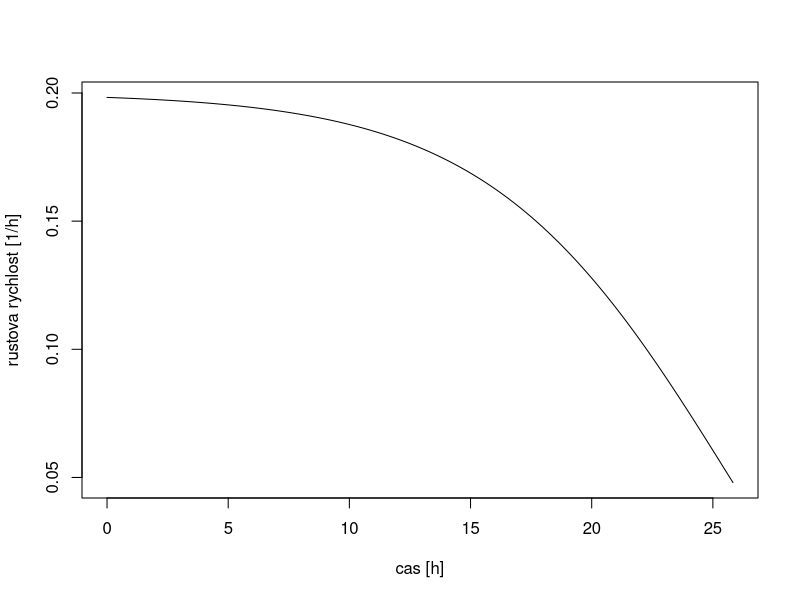
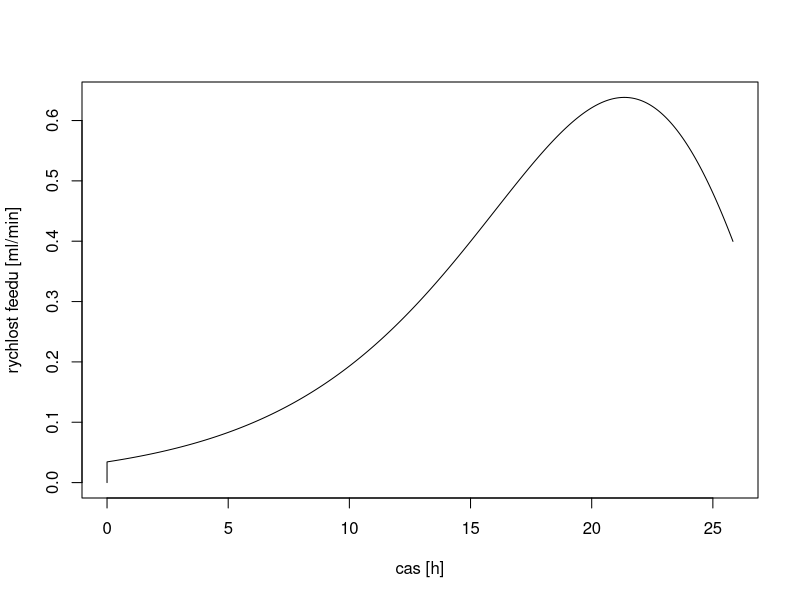
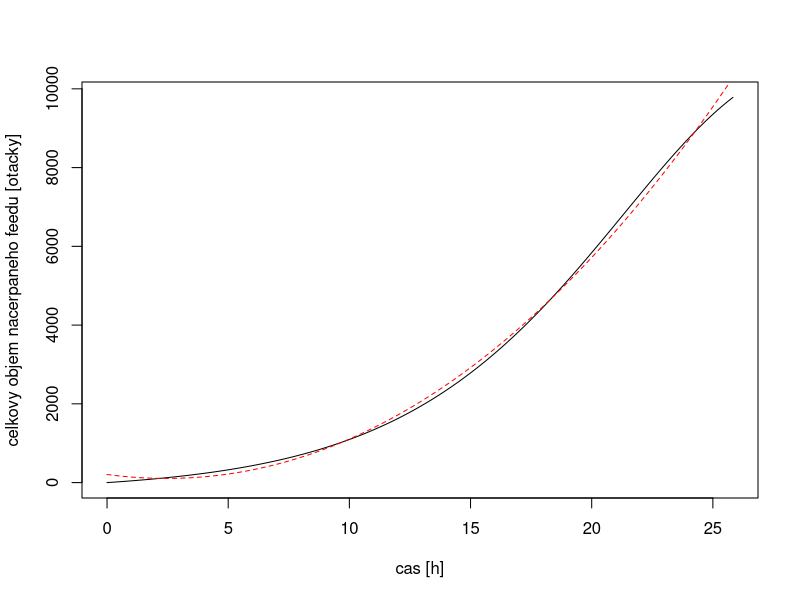

Here is the R script that generated these plots, in order:
# 2l reaktor:
# 100 ml inokula + 900 ml batch media (10 g glc/l) + 500 ml feedu
##### OPTIMALIZACE DOBY FEEDOVANI #####

#funkce pro optimalizaci doby kultivace (feedu) 


mu_poc <- 0.2   # maxim?ln? r?stov? rychlost (na za??tku kultivace)
mu_kon <- 0.048   # minim?ln? r?stov? rychlost (na konci kultivace)
par_k <- 0.2    # prohnut? k?ivky pr?b?hu r?stov? rychlosti

OD <- 8.65      # OD inokula

par_vRPM <- 19.56   # prepocet "nacerpany objem feedu [ml]" >> "celkove otacky pumpy": par_vRPM
                    # prepocet: data$feed_rot <- data$feed_vol_total * par_vRPM

{
  #funkce pro optimalizaci doby kultivace (feedu) !!!
  opt_fct <- function(delka_kultivace){
    # delka kultivace v hodinach
    
    # cas po 10 s
    data <- data.frame(cas = c(0:(delka_kultivace*360)))
    
    # cas v hod
    data$cas_h <- data$cas / 360
    
    # odhadovane mnozstvi susiny na zacatku feedu
    # zadej OD; vypocte se DWT jako OD / 1.8136 * objem inokula + odhadovany zisk z batch
    # (pocitame s vyteznostnim koeficientem batch = 0.1)
    DWT_0 <- OD / 1.8136 * 0.1 + 0.9
    
    
    mu_min <- mu_poc - 2* (mu_poc - mu_kon) # rozdil beru 2*, protoze chci jen pulku sigmoidy
    mu_max <- mu_poc
    par_k <- par_k
    data$mu <- mu_min + (mu_max - mu_min) / (1 + exp(par_k * (data$cas_h - delka_kultivace)))
    
    
    
    data$DWT <- DWT_0  # pocatecni mnozstvi biomasy z inokula + batch
    
    # iterativni vypocet DWT v prubehu kultivace
    for(i in c(2: nrow(data))){
      data$DWT[i] <- data$DWT[i-1] * ((1 + data$mu[i]) ^ (1/360))
    }
    
    # mnozstvi feedu od zacatku (vypocteno z DWT)
    # narust DWT od zacatku / vyteznostni koeficient / koncentrace glc ve feedu
    data$feed_vol_total <- (data$DWT - data$DWT[1]) / 0.55 / 0.22   
    
    
    
    # vratit rozdil mezi feed_vol_total a cilovym objemem 0.5 l
    return(abs(500 - data$feed_vol_total[nrow(data)]))
  }
  
  # optimalizace: vysledek je doba feedovani pro nadavkovani 500 ml
  opt <- optim(24, opt_fct, 
               control = list(maxit = 100), 
               method = "Brent", lower = 0, upper = 100)
  
  
  ##### SIMULACE KULTIVACE #####
  delka_kultivace <- opt$par
  
  
  {
    data <- list()
    data$cas_h <- (c(0:(delka_kultivace*3600))) / 3600  #cas kultivace v hod
    data <- data.frame(data)
    DWT_0 <- OD / 1.8136 * 0.1 + 0.9  #odhadovane mnozstvi susiny na zacatku feedu
    
    mu_min <- mu_poc - 2* (mu_poc - mu_kon) # rozdil beru 2*, protoze chci jen pulku sigmoidy
    mu_max <- mu_poc
    par_k <- par_k
    data$mu <- mu_min + (mu_max - mu_min) / (1 + exp(par_k * (data$cas_h - delka_kultivace)))
    
    data$DWT <- DWT_0  # pocatecni mnozstvi biomasy
    for(i in c(2: nrow(data))){ #samotna iterace rustu biomasy
      data$DWT[i] <- data$DWT[i-1] * ((1 + data$mu[i]) ^ (1/3600))
    }
    data$feed_vol_total <- (data$DWT - data$DWT[1]) / 0.55 / 0.22  #mnozstvi feedu od zacatku (vypocteno z DWT)
    data$feed_rot <- data$feed_vol_total * par_vRPM # a prepocet na otacky pumpy
    data$feed_speed <- c(0, diff(data$feed_vol_total)) * 60 #rychlost feedu [ml/min]
    #data$pump_value <- data$feed_speed / xxxxx  #rychlost pumpy [%]
  }
  
  # graf rustova rychlost
  plot(mu~cas_h, data, type = "l",
       xlab = "cas [h]", ylab = "rustova rychlost [1/h]")
  
  # graf rychlost feedu
  plot(feed_speed~cas_h, data, type = "l",
       xlab = "cas [h]", ylab = "rychlost feedu [ml/min]")
  
  # fitting objemu
  model <- nls(feed_rot ~ a*cas_h^3 + b*cas_h^2 + c*cas_h + d, data, #chybi linearni clen!!! (naschval)
               start = list(a=0, b=0, c=0, d=0))
  
  # graf fitted model vs. feed_vol_total
  plot(feed_rot~cas_h, data, type = "l",
       xlab = "cas [h]", ylab = "celkovy objem nacerpaneho feedu [otacky]")+
    lines(data$cas_h, predict(model), lty = "dashed", col = "red")
  
  cat("doba davkovani feedu: ", opt$par, " hod\n")
  print(coef(model))
}

